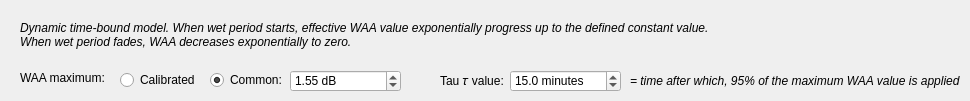
             <widget class="QWidget" name="waaSchleiss">
              <attribute name="title">
               <string>Schleiss 2013</string>
              </attribute>
              <widget class="QDoubleSpinBox" name="spinSchleissWaa">
               <property name="geometry">
                <rect>
                 <x>290</x>
                 <y>70</y>
                 <width>111</width>
                 <height>22</height>
                </rect>
               </property>
               <property name="suffix">
                <string> dB</string>
               </property>
               <property name="maximum">
                <double>100.000000000000000</double>
               </property>
               <property name="value">
                <double>1.550000000000000</double>
               </property>
              </widget>
              <widget class="QLabel" name="label_20">
               <property name="geometry">
                <rect>
                 <x>20</x>
                 <y>20</y>
                 <width>701</width>
                 <height>31</height>
                </rect>
               </property>
               <property name="font">
                <font>
                 <italic>true</italic>
                </font>
               </property>
               <property name="text">
                <string>&lt;html&gt;&lt;head/&gt;&lt;body&gt;&lt;p&gt;Dynamic time-bound model. When wet period starts, effective WAA value exponentially progress up to the defined constant value.&lt;br/&gt;When wet period fades, WAA decreases exponentially to zero.&lt;/p&gt;&lt;/body&gt;&lt;/html&gt;</string>
               </property>
              </widget>
              <widget class="QRadioButton" name="radioSchleissCommon">
               <property name="geometry">
                <rect>
                 <x>210</x>
                 <y>70</y>
                 <width>81</width>
                 <height>20</height>
                </rect>
               </property>
               <property name="text">
                <string>Common:</string>
               </property>
               <property name="checked">
                <bool>true</bool>
               </property>
              </widget>
              <widget class="QRadioButton" name="radioSchleissCalibr">
               <property name="geometry">
                <rect>
                 <x>120</x>
                 <y>70</y>
                 <width>81</width>
                 <height>20</height>
                </rect>
               </property>
               <property name="text">
                <string>Calibrated</string>
               </property>
              </widget>
              <widget class="QLabel" name="label_28">
               <property name="geometry">
                <rect>
                 <x>20</x>
                 <y>70</y>
                 <width>91</width>
                 <height>16</height>
                </rect>
               </property>
               <property name="text">
                <string>WAA maximum:</string>
               </property>
              </widget>
              <widget class="QLabel" name="label_29">
               <property name="geometry">
                <rect>
                 <x>440</x>
                 <y>70</y>
                 <width>71</width>
                 <height>21</height>
                </rect>
               </property>
               <property name="text">
                <string>Tau 𝜏 value:</string>
               </property>
              </widget>
              <widget class="QDoubleSpinBox" name="spinSchleissTau">
               <property name="geometry">
                <rect>
                 <x>510</x>
                 <y>70</y>
                 <width>111</width>
                 <height>22</height>
                </rect>
               </property>
               <property name="suffix">
                <string> minutes</string>
               </property>
               <property name="decimals">
                <number>1</number>
               </property>
               <property name="maximum">
                <double>1000.000000000000000</double>
               </property>
               <property name="value">
                <double>15.000000000000000</double>
               </property>
              </widget>
              <widget class="QLabel" name="label_30">
               <property name="geometry">
                <rect>
                 <x>630</x>
                 <y>70</y>
                 <width>331</width>
                 <height>21</height>
                </rect>
               </property>
               <property name="font">
                <font>
                 <italic>true</italic>
                </font>
               </property>
               <property name="text">
                <string>= time after which, 95% of the maximum WAA value is applied</string>
               </property>
              </widget>
             </widget>
